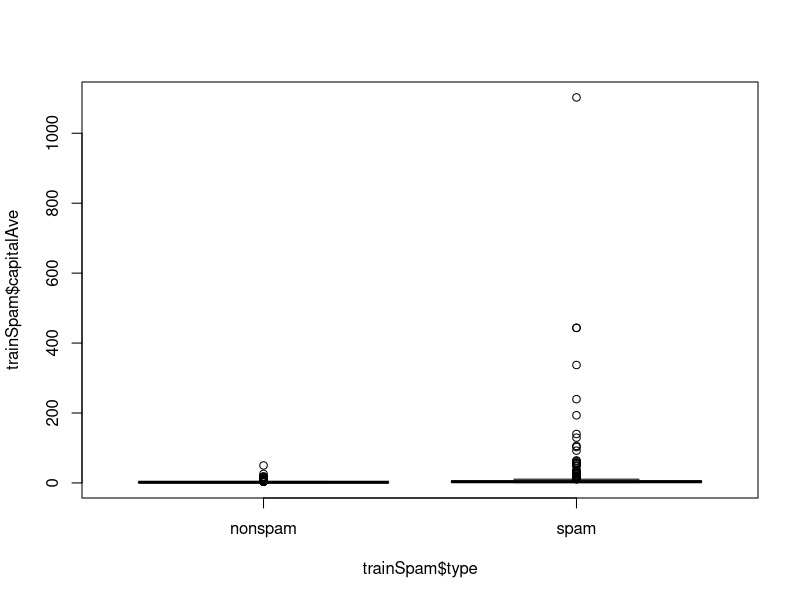
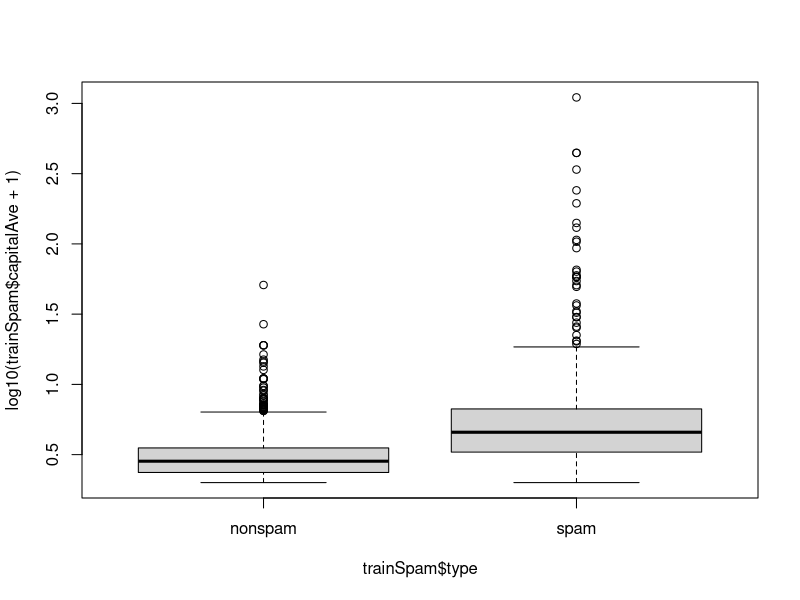
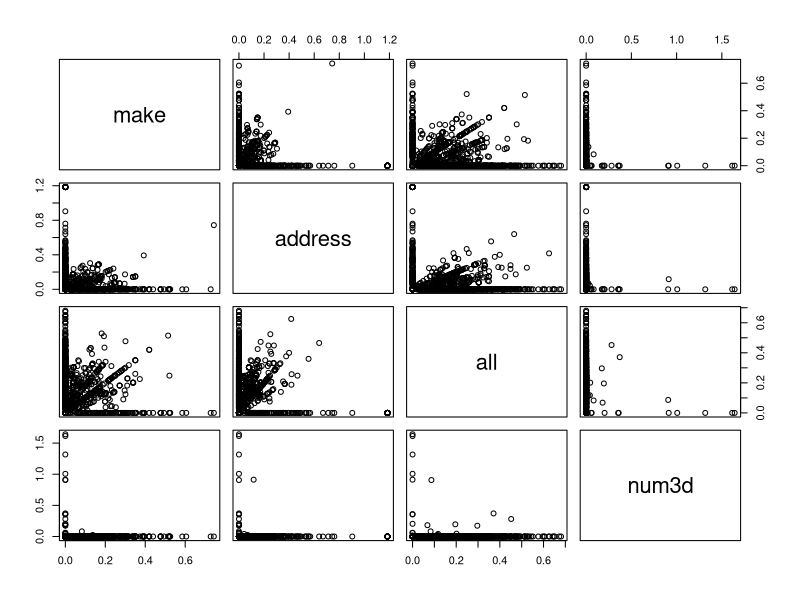
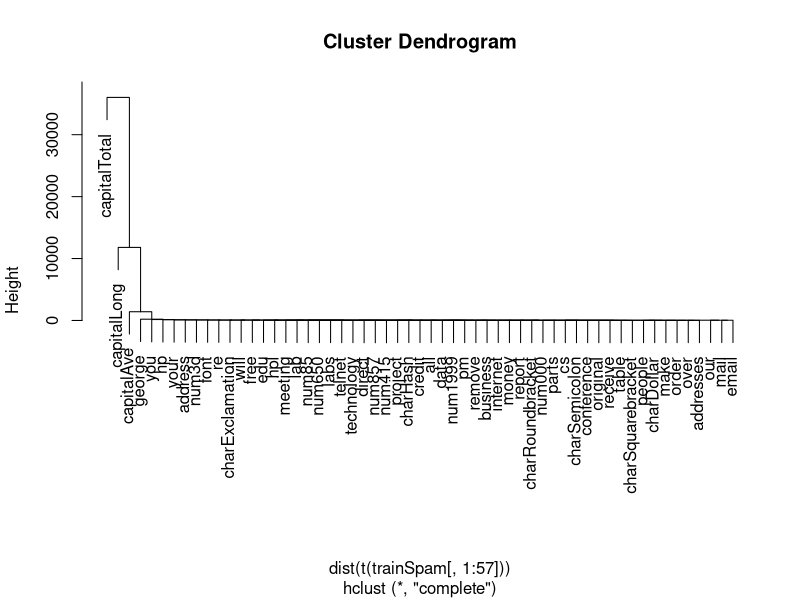
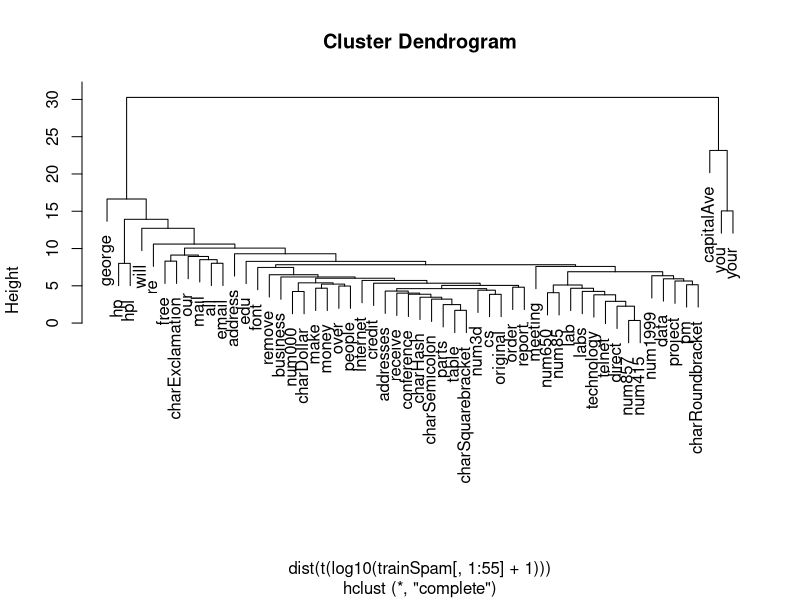

Here is the R script that generated these plots, in order: (Note: this script raises an error after producing the figures.)
library(kernlab)


data(spam)

#subsampling
set.seed(3231)
trainInd <- rbinom(4601, size = 1, prob = 0.5)
table(trainInd)


trainSpam <- spam[trainInd == 1,]
testSpam <- spam[trainInd == 0,]

names(trainSpam)
head(trainSpam)
table(trainSpam$type)

plot(trainSpam$capitalAve ~ trainSpam$type)
plot(log10(trainSpam$capitalAve + 1) ~ trainSpam$type)
plot(log10(trainSpam[, 1:4] + 1))

#clustering
hCluster <- hclust(dist(t(trainSpam[, 1:57])))
plot(hCluster)
hClustUpd <- hclust(dist(t(log10(trainSpam[, 1:55] + 1))))
plot(hClustUpd)

trainSpam$numType <- as.numeric(trainSpam$type) - 1
costFunc <- function(x,y) sum(x != (y > 0.5))
cvError <- rep(NA, 57)
library(boot)

for (i in 1:57) {
  lmForm <- reformulate(names(trainSpam)[i], response = 'numType')
  glmFit <- glm(lmForm, family = 'binomial', data = trainSpam)
  cvError[i] <- cv.glm(trainSpam, glmFit, costFunc, 2)$delta[2]
  
}

##which predictor is the best min cv error
names(trainSpam)[which.min(cvError)]

## use best model
predModel <- glm(numType ~ charDollar, family = 'binomial', data = trainSpam)

## get pred on test
predTest <- predict(predModel, testSpam)
predSpam <- rep('nonspam', dim(testSpam)[1])

## classify spam for those prob > 0.5
predSpam[predModel$fitted.values > 0.5] <- 'spam'


##table
table(predSpam, testSpam$type)
